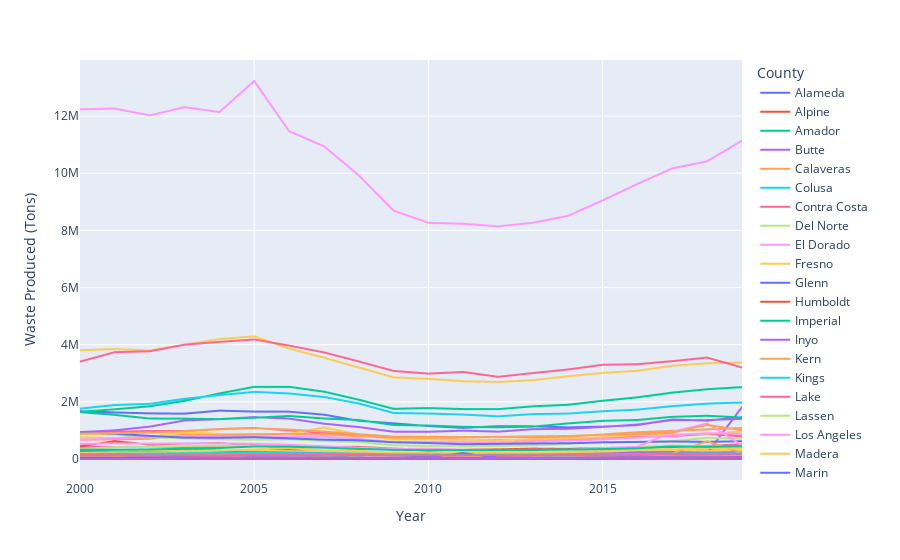

The notebook cell this image was saved under:
### Code cell
fig = px.line(complete_feature_df, x="Year", y="Waste Produced (Tons)", color='County')
fig.show()

### Figure 1 — Plotly figure (JSON) as saved in the notebook; plotly's stock layout.template omitted (floating-point values rounded to 4 significant figures)
{"data": [{"hovertemplate": "County=Alameda<br>Year=%{x}<br>Waste Produced (Tons)=%{y}<extra></extra>", "legendgroup": "Alameda", "line": {"color": "#636efa", "dash": "solid"}, "mode": "lines", "name": "Alameda", "showlegend": true, "type": "scattergl", "x": [2000, 2001, 2002, 2003, 2004, 2005, 2006, 2007, 2008, 2009, 2010, 2011, 2012, 2013, 2014, 2015, 2016, 2017, 2018, 2019], "xaxis": "x", "y": [1676000.0, 1629000.0, 1596803, 1585000.0, 1692000.0, 1660000.0, 1656000.0, 1551000.0, 1338000.0, 1246000.0, 1152000.0, 1090000.0, 1148000.0, 1143000.0, 1107000.0, 1131000.0, 1188000.0, 1381000.0, 1342000.0, 1465000.0], "yaxis": "y"}, {"hovertemplate": "County=Alpine<br>Year=%{x}<br>Waste Produced (Tons)=%{y}<extra></extra>", "legendgroup": "Alpine", "line": {"color": "#EF553B", "dash": "solid"}, "mode": "lines", "name": "Alpine", "showlegend": true, "type": "scattergl", "x": [2000, 2001, 2002, 2003, 2004, 2005, 2006, 2007, 2008, 2009, 2010, 2011, 2012, 2013, 2014, 2015, 2016, 2017, 2018, 2019], "xaxis": "x", "y": [745, 728, 1155.0, 2742.0, 1940.0, 1912.0, 2280.0, 2504.0, 2146.0, 1301.0, 1191.0, 1356.0, 1269.0, 1239.0, 1061.0, 909.3, 750.6, 386.7, 566.9, 566.2], "yaxis": "y"}, {"hovertemplate": "County=Amador<br>Year=%{x}<br>Waste Produced (Tons)=%{y}<extra></extra>", "legendgroup": "Amador", "line": {"color": "#00cc96", "dash": "solid"}, "mode": "lines", "name": "Amador", "showlegend": true, "type": "scattergl", "x": [2000, 2001, 2002, 2003, 2004, 2005, 2006, 2007, 2008, 2009, 2010, 2011, 2012, 2013, 2014, 2015, 2016, 2017, 2018, 2019], "xaxis": "x", "y": [41060.0, 38800.0, 39290.0, 43420.0, 40010.0, 53650.0, 47720.0, 41210.0, 35690.0, 35130.0, 32010.0, 30470.0, 27460.0, 28790.0, 27620.0, 31240.0, 31810.0, 37130.0, 37920.0, 35770.0], "yaxis": "y"}, {"hovertemplate": "County=Butte<br>Year=%{x}<br>Waste Produced (Tons)=%{y}<extra></extra>", "legendgroup": "Butte", "line": {"color": "#ab63fa", "dash": "solid"}, "mode": "lines", "name": "Butte", "showlegend": true, "type": "scattergl", "x": [2000, 2001, 2002, 2003, 2004, 2005, 2006, 2007, 2008, 2009, 2010, 2011, 2012, 2013, 2014, 2015, 2016, 2017, 2018, 2019], "xaxis": "x", "y": [203900.0, 206100.0, 208200.0, 221100.0, 227900.0, 220500.0, 209200.0, 216900.0, 200800.0, 174600.0, 185000.0, 186200.0, 196600.0, 175300.0, 177100.0, 181400.0, 196700.0, 223200.0, 206800.0, 1818000.0], "yaxis": "y"}, {"hovertemplate": "County=Calaveras<br>Year=%{x}<br>Waste Produced (Tons)=%{y}<extra></extra>", "legendgroup": "Calaveras", "line": {"color": "#FFA15A", "dash": "solid"}, "mode": "lines", "name": "Calaveras", "showlegend": true, "type": "scattergl", "x": [2000, 2001, 2002, 2003, 2004, 2005, 2006, 2007, 2008, 2009, 2010, 2011, 2012, 2013, 2014, 2015, 2016, 2017, 2018, 2019], "xaxis": "x", "y": [34110.0, 35810.0, 39110.0, 45340.0, 48830.0, 53200.0, 49480.0, 49490.0, 39710.0, 34120.0, 36450.0, 35420.0, 32700.0, 32030.0, 31740.0, 57040.0, 142800.0, 37390.0, 39860.0, 35660.0], "yaxis": "y"}, {"hovertemplate": "County=Colusa<br>Year=%{x}<br>Waste Produced (Tons)=%{y}<extra></extra>", "legendgroup": "Colusa", "line": {"color": "#19d3f3", "dash": "solid"}, "mode": "lines", "name": "Colusa", "showlegend": true, "type": "scattergl", "x": [2000, 2001, 2002, 2003, 2004, 2005, 2006, 2007, 2008, 2009, 2010, 2011, 2012, 2013, 2014, 2015, 2016, 2017, 2018, 2019], "xaxis": "x", "y": [21300.0, 19380.0, 20190.0, 20370.0, 21230.0, 24060.0, 22400.0, 22830.0, 23750.0, 20900.0, 22460.0, 21240.0, 22040.0, 17460.0, 20430.0, 20590.0, 23520.0, 24600.0, 23690.0, 23740.0], "yaxis": "y"}, {"hovertemplate": "County=Contra Costa<br>Year=%{x}<br>Waste Produced (Tons)=%{y}<extra></extra>", "legendgroup": "Contra Costa", "line": {"color": "#FF6692", "dash": "solid"}, "mode": "lines", "name": "Contra Costa", "showlegend": true, "type": "scattergl", "x": [2000, 2001, 2002, 2003, 2004, 2005, 2006, 2007, 2008, 2009, 2010, 2011, 2012, 2013, 2014, 2015, 2016, 2017, 2018, 2019], "xaxis": "x", "y": [864100.0, 950400.0, 981300.0, 977600.0, 1048000.0, 1087000.0, 1000000.0, 918500.0, 854900.0, 726100.0, 718900.0, 673900.0, 667900.0, 672000.0, 686100.0, 719100.0, 767600.0, 801300.0, 875900.0, 794500.0], "yaxis": "y"}, {"hovertemplate": "County=Del Norte<br>Year=%{x}<br>Waste Produced (Tons)=%{y}<extra></extra>", "legendgroup": "Del Norte", "line": {"color": "#B6E880", "dash": "solid"}, "mode": "lines", "name": "Del Norte", "showlegend": true, "type": "scattergl", "x": [2000, 2001, 2002, 2003, 2004, 2005, 2006, 2007, 2009, 2010, 2011, 2012, 2013, 2014, 2015, 2016, 2017, 2018, 2019], "xaxis": "x", "y": [18650.0, 18770.0, 19140.0, 20330.0, 22990.0, 5759.0, 4.67, 3.68, 22.48, 112.5, 23.51, 79.7, 169.1, 118.9, 47.33, 73.44, 194.0, 203.3, 88.71], "yaxis": "y"}, {"hovertemplate": "County=El Dorado<br>Year=%{x}<br>Waste Produced (Tons)=%{y}<extra></extra>", "legendgroup": "El Dorado", "line": {"color": "#FF97FF", "dash": "solid"}, "mode": "lines", "name": "El Dorado", "showlegend": true, "type": "scattergl", "x": [2000, 2001, 2002, 2003, 2004, 2005, 2006, 2007, 2008, 2009, 2010, 2011, 2012, 2013, 2014, 2015, 2016, 2017, 2018, 2019], "xaxis": "x", "y": [5319.0, 6828.0, 10510.0, 17140.0, 37990.0, 61390.0, 85060.0, 104100.0, 116500.0, 96470.0, 87370.0, 91100.0, 91230.0, 94550.0, 97790.0, 91690.0, 109900.0, 101900.0, 121300.0, 121500.0], "yaxis": "y"}, {"hovertemplate": "County=Fresno<br>Year=%{x}<br>Waste Produced (Tons)=%{y}<extra></extra>", "legendgroup": "Fresno", "line": {"color": "#FECB52", "dash": "solid"}, "mode": "lines", "name": "Fresno", "showlegend": true, "type": "scattergl", "x": [2000, 2001, 2002, 2003, 2004, 2005, 2006, 2007, 2008, 2009, 2010, 2011, 2012, 2013, 2014, 2015, 2016, 2017, 2018, 2019], "xaxis": "x", "y": [764000.0, 733100.0, 773200.0, 945200.0, 877500.0, 873200.0, 877800.0, 1102000.0, 859200.0, 678900.0, 684500.0, 677000.0, 654800.0, 689000.0, 718500.0, 765400.0, 835800.0, 854100.0, 879900.0, 965000.0], "yaxis": "y"}, {"hovertemplate": "County=Glenn<br>Year=%{x}<br>Waste Produced (Tons)=%{y}<extra></extra>", "legendgroup": "Glenn", "line": {"color": "#636efa", "dash": "solid"}, "mode": "lines", "name": "Glenn", "showlegend": true, "type": "scattergl", "x": [2000, 2001, 2002, 2003, 2004, 2005, 2006, 2007, 2008, 2009, 2010, 2011, 2012, 2013, 2014, 2015, 2016, 2017, 2018, 2019], "xaxis": "x", "y": [19560.0, 18910.0, 20280.0, 21910.0, 23390.0, 23290.0, 22620.0, 20400.0, 21190.0, 20880.0, 19710.0, 18770.0, 19120.0, 20680.0, 20240.0, 20040.0, 21720.0, 20000.0, 22910.0, 81570.0], "yaxis": "y"}, {"hovertemplate": "County=Humboldt<br>Year=%{x}<br>Waste Produced (Tons)=%{y}<extra></extra>", "legendgroup": "Humboldt", "line": {"color": "#EF553B", "dash": "solid"}, "mode": "lines", "name": "Humboldt", "showlegend": true, "type": "scattergl", "x": [2000, 2001, 2002, 2003, 2004, 2005, 2006, 2007, 2008, 2009, 2010, 2011, 2012, 2013, 2014, 2015, 2016, 2017, 2018, 2019], "xaxis": "x", "y": [12580.0, 9429.0, 16780.0, 50640.0, 67270.0, 80490.0, 79730.0, 77740.0, 69300.0, 72030.0, 64620.0, 62920.0, 58630.0, 58980.0, 54380.0, 61040.0, 72500.0, 65800.0, 27240.0, 23040.0], "yaxis": "y"}, {"hovertemplate": "County=Imperial<br>Year=%{x}<br>Waste Produced (Tons)=%{y}<extra></extra>", "legendgroup": "Imperial", "line": {"color": "#00cc96", "dash": "solid"}, "mode": "lines", "name": "Imperial", "showlegend": true, "type": "scattergl", "x": [2000, 2001, 2002, 2003, 2004, 2005, 2006, 2007, 2008, 2009, 2010, 2011, 2012, 2013, 2014, 2015, 2016, 2017, 2018, 2019], "xaxis": "x", "y": [181600.0, 182600.0, 198500.0, 229600.0, 243800.0, 273000.0, 279400.0, 261300.0, 238800.0, 206600.0, 242200.0, 213700.0, 178900.0, 204100.0, 186900.0, 174800.0, 215900.0, 172900.0, 152300.0, 135100.0], "yaxis": "y"}, {"hovertemplate": "County=Inyo<br>Year=%{x}<br>Waste Produced (Tons)=%{y}<extra></extra>", "legendgroup": "Inyo", "line": {"color": "#ab63fa", "dash": "solid"}, "mode": "lines", "name": "Inyo", "showlegend": true, "type": "scattergl", "x": [2000, 2001, 2002, 2003, 2004, 2005, 2006, 2007, 2008, 2009, 2010, 2011, 2012, 2013, 2014, 2015, 2016, 2017, 2018, 2019], "xaxis": "x", "y": [16280.0, 17630.0, 18980.0, 15030.0, 13160.0, 19970.0, 18600.0, 18570.0, 16130.0, 17610.0, 24660.0, 25630.0, 20400.0, 19430.0, 16990.0, 16820.0, 19640.0, 20820.0, 20890.0, 18040.0], "yaxis": "y"}, {"hovertemplate": "County=Kern<br>Year=%{x}<br>Waste Produced (Tons)=%{y}<extra></extra>", "legendgroup": "Kern", "line": {"color": "#FFA15A", "dash": "solid"}, "mode": "lines", "name": "Kern", "showlegend": true, "type": "scattergl", "x": [2000, 2001, 2002, 2003, 2004, 2005, 2006, 2007, 2008, 2009, 2010, 2011, 2012, 2013, 2014, 2015, 2016, 2017, 2018, 2019], "xaxis": "x", "y": [669600.0, 689400.0, 705700.0, 858900.0, 831400.0, 859300.0, 880000.0, 865300.0, 794900.0, 752800.0, 753400.0, 757000.0, 777400.0, 759100.0, 787100.0, 858900.0, 938500.0, 985200.0, 1036000.0, 1086000.0], "yaxis": "y"}, {"hovertemplate": "County=Kings<br>Year=%{x}<br>Waste Produced (Tons)=%{y}<extra></extra>", "legendgroup": "Kings", "line": {"color": "#19d3f3", "dash": "solid"}, "mode": "lines", "name": "Kings", "showlegend": true, "type": "scattergl", "x": [2000, 2001, 2002, 2003, 2004, 2005, 2006, 2007, 2008, 2009, 2010, 2011, 2012, 2013, 2014, 2015, 2016, 2017, 2018, 2019], "xaxis": "x", "y": [93870.0, 97320.0, 101500.0, 106200.0, 109200.0, 127400.0, 123400.0, 120700.0, 108300.0, 98500.0, 96730.0, 101100.0, 94750.0, 81870.0, 95220.0, 95860.0, 100300.0, 107600.0, 108800.0, 115400.0], "yaxis": "y"}, {"hovertemplate": "County=Lake<br>Year=%{x}<br>Waste Produced (Tons)=%{y}<extra></extra>", "legendgroup": "Lake", "line": {"color": "#FF6692", "dash": "solid"}, "mode": "lines", "name": "Lake", "showlegend": true, "type": "scattergl", "x": [2000, 2001, 2002, 2003, 2004, 2005, 2006, 2007, 2008, 2009, 2010, 2011, 2012, 2013, 2014, 2015, 2016, 2017, 2018, 2019], "xaxis": "x", "y": [46780.0, 47230.0, 48420.0, 46430.0, 48180.0, 50450.0, 56650.0, 53670.0, 48800.0, 42820.0, 41150.0, 40840.0, 35630.0, 38640.0, 37420.0, 189600.0, 133300.0, 98390.0, 92770.0, 53240.0], "yaxis": "y"}, {"hovertemplate": "County=Lassen<br>Year=%{x}<br>Waste Produced (Tons)=%{y}<extra></extra>", "legendgroup": "Lassen", "line": {"color": "#B6E880", "dash": "solid"}, "mode": "lines", "name": "Lassen", "showlegend": true, "type": "scattergl", "x": [2000, 2001, 2002, 2003, 2004, 2005, 2006, 2007, 2008, 2009, 2010, 2011, 2012, 2013, 2014, 2015, 2016, 2017, 2018, 2019], "xaxis": "x", "y": [11490.0, 12700.0, 20990.0, 24450.0, 24620.0, 24380.0, 25150.0, 21400.0, 22160.0, 20610.0, 19890.0, 19820.0, 17980.0, 18120.0, 19860.0, 20780.0, 19880.0, 21100.0, 20760.0, 22340.0], "yaxis": "y"}, {"hovertemplate": "County=Los Angeles<br>Year=%{x}<br>Waste Produced (Tons)=%{y}<extra></extra>", "legendgroup": "Los Angeles", "line": {"color": "#FF97FF", "dash": "solid"}, "mode": "lines", "name": "Los Angeles", "showlegend": true, "type": "scattergl", "x": [2000, 2001, 2002, 2003, 2004, 2005, 2006, 2007, 2008, 2009, 2010, 2011, 2012, 2013, 2014, 2015, 2016, 2017, 2018, 2019], "xaxis": "x", "y": [12240000.0, 12260000.0, 12020000.0, 12310000.0, 12140000.0, 13230000.0, 11470000.0, 10940000.0, 9927000.0, 8689000.0, 8264000.0, 8234000.0, 8142000.0, 8266000.0, 8507000.0, 9050000.0, 9625000.0, 10170000.0, 10420000.0, 11140000.0], "yaxis": "y"}, {"hovertemplate": "County=Madera<br>Year=%{x}<br>Waste Produced (Tons)=%{y}<extra></extra>", "legendgroup": "Madera", "line": {"color": "#FECB52", "dash": "solid"}, "mode": "lines", "name": "Madera", "showlegend": true, "type": "scattergl", "x": [2000, 2001, 2002, 2003, 2004, 2005, 2006, 2007, 2008, 2009, 2010, 2011, 2012, 2013, 2014, 2015, 2016, 2017, 2018, 2019], "xaxis": "x", "y": [98320.0, 103600.0, 106900.0, 116400.0, 126600.0, 144100.0, 160800.0, 137700.0, 129800.0, 120700.0, 118500.0, 111500.0, 117400.0, 114500.0, 110700.0, 122900.0, 138500.0, 136600.0, 143700.0, 158600.0], "yaxis": "y"}, {"hovertemplate": "County=Marin<br>Year=%{x}<br>Waste Produced (Tons)=%{y}<extra></extra>", "legendgroup": "Marin", "line": {"color": "#636efa", "dash": "solid"}, "mode": "lines", "name": "Marin", "showlegend": true, "type": "scattergl", "x": [2000, 2001, 2002, 2003, 2004, 2005, 2006, 2007, 2008, 2009, 2010, 2011, 2012, 2013, 2014, 2015, 2016, 2017, 2018, 2019], "xaxis": "x", "y": [216200.0, 236600.0, 227400.0, 228800.0, 225000.0, 237100.0, 243000.0, 229300.0, 210800.0, 179900.0, 180100.0, 174500.0, 180700.0, 184500.0, 177000.0, 188100.0, 223100.0, 231700.0, 250500.0, 241300.0], "yaxis": "y"}, {"hovertemplate": "County=Mariposa<br>Year=%{x}<br>Waste Produced (Tons)=%{y}<extra></extra>", "legendgroup": "Mariposa", "line": {"color": "#EF553B", "dash": "solid"}, "mode": "lines", "name": "Mariposa", "showlegend": true, "type": "scattergl", "x": [2000, 2001, 2002, 2003, 2004, 2005, 2006, 2007, 2008, 2009, 2010, 2011, 2012, 2013, 2014, 2015, 2016, 2017, 2018, 2019], "xaxis": "x", "y": [12680.0, 11730.0, 12650.0, 10530.0, 11580.0, 15570.0, 16420.0, 14150.0, 12830.0, 11330.0, 12010.0, 13130.0, 11360.0, 15420.0, 12490.0, 12084, 14390.0, 34560.0, 13710.0, 27390.0], "yaxis": "y"}, {"hovertemplate": "County=Mendocino<br>Year=%{x}<br>Waste Produced (Tons)=%{y}<extra></extra>", "legendgroup": "Mendocino", "line": {"color": "#00cc96", "dash": "solid"}, "mode": "lines", "name": "Mendocino", "showlegend": true, "type": "scattergl", "x": [2000, 2001, 2002, 2003, 2004, 2005, 2006, 2007, 2008, 2009, 2010, 2011, 2012, 2013, 2014, 2015, 2016, 2017, 2018, 2019], "xaxis": "x", "y": [59580.0, 60050.0, 67600.0, 72260.0, 78920.0, 73070.0, 82140.0, 72550.0, 65400.0, 52480.0, 48520.0, 50930.0, 51220.0, 56430.0, 55100.0, 65690.0, 62370.0, 91990.0, 122200.0, 48910.0], "yaxis": "y"}, {"hovertemplate": "County=Merced<br>Year=%{x}<br>Waste Produced (Tons)=%{y}<extra></extra>", "legendgroup": "Merced", "line": {"color": "#ab63fa", "dash": "solid"}, "mode": "lines", "name": "Merced", "showlegend": true, "type": "scattergl", "x": [2000, 2001, 2002, 2003, 2004, 2005, 2006, 2007, 2008, 2009, 2010, 2011, 2012, 2013, 2014, 2015, 2016, 2017, 2018, 2019], "xaxis": "x", "y": [206500.0, 213600.0, 229700.0, 249500.0, 265300.0, 290700.0, 278400.0, 257300.0, 238900.0, 224100.0, 212500.0, 209800.0, 201900.0, 207800.0, 234400.0, 233900.0, 249400.0, 268600.0, 264600.0, 277500.0], "yaxis": "y"}, {"hovertemplate": "County=Modoc<br>Year=%{x}<br>Waste Produced (Tons)=%{y}<extra></extra>", "legendgroup": "Modoc", "line": {"color": "#FFA15A", "dash": "solid"}, "mode": "lines", "name": "Modoc", "showlegend": true, "type": "scattergl", "x": [2000, 2004, 2009, 2011, 2012, 2013, 2014, 2015, 2016, 2017, 2018, 2019], "xaxis": "x", "y": [72, 2.27, 18.58, 15.19, 107.9, 17.14, 4.23, 2.4, 5.26, 18.29, 60.61, 11540.0], "yaxis": "y"}, {"hovertemplate": "County=Mono<br>Year=%{x}<br>Waste Produced (Tons)=%{y}<extra></extra>", "legendgroup": "Mono", "line": {"color": "#19d3f3", "dash": "solid"}, "mode": "lines", "name": "Mono", "showlegend": true, "type": "scattergl", "x": [2000, 2001, 2002, 2003, 2004, 2005, 2006, 2007, 2008, 2009, 2010, 2011, 2012, 2013, 2014, 2015, 2016, 2017, 2018, 2019], "xaxis": "x", "y": [27230.0, 30790.0, 27370.0, 30230.0, 27860.0, 34240.0, 38760.0, 33540.0, 28010.0, 22170.0, 20650.0, 21420.0, 21360.0, 19780.0, 18770.0, 22030.0, 22220.0, 23810.0, 23080.0, 27670.0], "yaxis": "y"}, {"hovertemplate": "County=Monterey<br>Year=%{x}<br>Waste Produced (Tons)=%{y}<extra></extra>", "legendgroup": "Monterey", "line": {"color": "#FF6692", "dash": "solid"}, "mode": "lines", "name": "Monterey", "showlegend": true, "type": "scattergl", "x": [2000, 2001, 2002, 2003, 2004, 2005, 2006, 2007, 2008, 2009, 2010, 2011, 2012, 2013, 2014, 2015, 2016, 2017, 2018, 2019], "xaxis": "x", "y": [422300.0, 421200.0, 424500.0, 426100.0, 447100.0, 468700.0, 448100.0, 416300.0, 387400.0, 351205, 345000.0, 326900.0, 326000.0, 339600.0, 348300.0, 365000.0, 406000.0, 445100.0, 454600.0, 516500.0], "yaxis": "y"}, {"hovertemplate": "County=Napa<br>Year=%{x}<br>Waste Produced (Tons)=%{y}<extra></extra>", "legendgroup": "Napa", "line": {"color": "#B6E880", "dash": "solid"}, "mode": "lines", "name": "Napa", "showlegend": true, "type": "scattergl", "x": [2000, 2001, 2002, 2003, 2004, 2005, 2006, 2007, 2008, 2009, 2010, 2011, 2012, 2013, 2014, 2015, 2016, 2017, 2018, 2019], "xaxis": "x", "y": [133800.0, 160400.0, 185000.0, 200500.0, 192300.0, 178400.0, 176000.0, 153700.0, 135500.0, 101200.0, 114900.0, 106200.0, 99520.0, 106600.0, 120500.0, 124300.0, 129300.0, 188300.0, 231500.0, 180700.0], "yaxis": "y"}, {"hovertemplate": "County=Nevada<br>Year=%{x}<br>Waste Produced (Tons)=%{y}<extra></extra>", "legendgroup": "Nevada", "line": {"color": "#FF97FF", "dash": "solid"}, "mode": "lines", "name": "Nevada", "showlegend": true, "type": "scattergl", "x": [2000, 2001, 2002, 2003, 2004, 2005, 2006, 2007, 2008, 2009, 2010, 2011, 2012, 2013, 2014, 2015, 2016, 2017, 2018, 2019], "xaxis": "x", "y": [17350.0, 18080.0, 22320.0, 61530.0, 64260.0, 67260.0, 66840.0, 60370.0, 56210.0, 53530.0, 53230.0, 50580.0, 33830.0, 4416.0, 6054.0, 7813.0, 4354.0, 19860.0, 6488.0, 9022.0], "yaxis": "y"}, {"hovertemplate": "County=Orange<br>Year=%{x}<br>Waste Produced (Tons)=%{y}<extra></extra>", "legendgroup": "Orange", "line": {"color": "#FECB52", "dash": "solid"}, "mode": "lines", "name": "Orange", "showlegend": true, "type": "scattergl", "x": [2000, 2001, 2002, 2003, 2004, 2005, 2006, 2007, 2008, 2009, 2010, 2011, 2012, 2013, 2014, 2015, 2016, 2017, 2018, 2019], "xaxis": "x", "y": [3803000.0, 3848000.0, 3797000.0, 3998000.0, 4197000.0, 4291000.0, 3862000.0, 3548000.0, 3203000.0, 2855000.0, 2804000.0, 2719000.0, 2696000.0, 2758000.0, 2894000.0, 3013000.0, 3087000.0, 3262000.0, 3351000.0, 3373000.0], "yaxis": "y"}, {"hovertemplate": "County=Placer<br>Year=%{x}<br>Waste Produced (Tons)=%{y}<extra></extra>", "legendgroup": "Placer", "line": {"color": "#636efa", "dash": "solid"}, "mode": "lines", "name": "Placer", "showlegend": true, "type": "scattergl", "x": [2000, 2001, 2002, 2003, 2004, 2005, 2006, 2007, 2008, 2009, 2010, 2011, 2012, 2013, 2014, 2015, 2016, 2017, 2018, 2019], "xaxis": "x", "y": [213400.0, 246000.0, 263800.0, 292000.0, 303300.0, 305700.0, 310800.0, 291000.0, 251600.0, 223400.0, 218400.0, 211000.0, 208400.0, 223500.0, 227700.0, 245000.0, 266400.0, 291100.0, 303900.0, 281600.0], "yaxis": "y"}, {"hovertemplate": "County=Plumas<br>Year=%{x}<br>Waste Produced (Tons)=%{y}<extra></extra>", "legendgroup": "Plumas", "line": {"color": "#EF553B", "dash": "solid"}, "mode": "lines", "name": "Plumas", "showlegend": true, "type": "scattergl", "x": [2000, 2001, 2002, 2003, 2004, 2005, 2006, 2007, 2008, 2009, 2010, 2011, 2012, 2013, 2014, 2015, 2016, 2017, 2018, 2019], "xaxis": "x", "y": [1311.0, 1249.0, 1043.0, 822.5, 253.8, 147.4, 138.0, 623.0, 56.41, 93.59, 36.27, 158.0, 140.9, 217.6, 367.3, 740.4, 173.8, 263.6, 261, 174.0], "yaxis": "y"}, {"hovertemplate": "County=Riverside<br>Year=%{x}<br>Waste Produced (Tons)=%{y}<extra></extra>", "legendgroup": "Riverside", "line": {"color": "#00cc96", "dash": "solid"}, "mode": "lines", "name": "Riverside", "showlegend": true, "type": "scattergl", "x": [2000, 2001, 2002, 2003, 2004, 2005, 2006, 2007, 2008, 2009, 2010, 2011, 2012, 2013, 2014, 2015, 2016, 2017, 2018, 2019], "xaxis": "x", "y": [1649000.0, 1739000.0, 1845000.0, 2033000.0, 2294000.0, 2526000.0, 2526000.0, 2357000.0, 2076000.0, 1756000.0, 1783000.0, 1747000.0, 1745000.0, 1843000.0, 1897000.0, 2037000.0, 2159000.0, 2323000.0, 2442000.0, 2516000.0], "yaxis": "y"}, {"hovertemplate": "County=Sacramento<br>Year=%{x}<br>Waste Produced (Tons)=%{y}<extra></extra>", "legendgroup": "Sacramento", "line": {"color": "#ab63fa", "dash": "solid"}, "mode": "lines", "name": "Sacramento", "showlegend": true, "type": "scattergl", "x": [2000, 2001, 2002, 2003, 2004, 2005, 2006, 2007, 2008, 2009, 2010, 2011, 2012, 2013, 2014, 2015, 2016, 2017, 2018, 2019], "xaxis": "x", "y": [941100.0, 1002000.0, 1132000.0, 1347000.0, 1394000.0, 1467000.0, 1414000.0, 1236000.0, 1117000.0, 955088, 954100.0, 991900.0, 957200.0, 1044000.0, 1057000.0, 1121000.0, 1206000.0, 1360000.0, 1363000.0, 1406000.0], "yaxis": "y"}, {"hovertemplate": "County=San Benito<br>Year=%{x}<br>Waste Produced (Tons)=%{y}<extra></extra>", "legendgroup": "San Benito", "line": {"color": "#FFA15A", "dash": "solid"}, "mode": "lines", "name": "San Benito", "showlegend": true, "type": "scattergl", "x": [2000, 2001, 2002, 2003, 2004, 2005, 2006, 2007, 2008, 2009, 2010, 2011, 2012, 2013, 2014, 2015, 2016, 2017, 2018, 2019], "xaxis": "x", "y": [66430.0, 64540.0, 60230.0, 65500.0, 62120.0, 59800.0, 59440.0, 55680.0, 48790.0, 49910.0, 52730.0, 52460.0, 55800.0, 54190.0, 50510.0, 72450.0, 74480.0, 80250.0, 86460.0, 88180.0], "yaxis": "y"}, {"hovertemplate": "County=San Bernardino<br>Year=%{x}<br>Waste Produced (Tons)=%{y}<extra></extra>", "legendgroup": "San Bernardino", "line": {"color": "#19d3f3", "dash": "solid"}, "mode": "lines", "name": "San Bernardino", "showlegend": true, "type": "scattergl", "x": [2000, 2001, 2002, 2003, 2004, 2005, 2006, 2007, 2008, 2009, 2010, 2011, 2012, 2013, 2014, 2015, 2016, 2017, 2018, 2019], "xaxis": "x", "y": [1762000.0, 1889000.0, 1931000.0, 2107000.0, 2235000.0, 2349000.0, 2292000.0, 2172000.0, 1943000.0, 1610000.0, 1592000.0, 1555000.0, 1492000.0, 1571000.0, 1589000.0, 1671000.0, 1728000.0, 1850000.0, 1939000.0, 1978000.0], "yaxis": "y"}, {"hovertemplate": "County=San Diego<br>Year=%{x}<br>Waste Produced (Tons)=%{y}<extra></extra>", "legendgroup": "San Diego", "line": {"color": "#FF6692", "dash": "solid"}, "mode": "lines", "name": "San Diego", "showlegend": true, "type": "scattergl", "x": [2000, 2001, 2002, 2003, 2004, 2005, 2006, 2007, 2008, 2009, 2010, 2011, 2012, 2013, 2014, 2015, 2016, 2017, 2018, 2019], "xaxis": "x", "y": [3408000.0, 3739000.0, 3768000.0, 4001000.0, 4099000.0, 4182000.0, 3969000.0, 3730000.0, 3414000.0, 3081000.0, 2987000.0, 3045000.0, 2875000.0, 3007000.0, 3132000.0, 3296000.0, 3317000.0, 3424000.0, 3549000.0, 3201000.0], "yaxis": "y"}, {"hovertemplate": "County=San Francisco<br>Year=%{x}<br>Waste Produced (Tons)=%{y}<extra></extra>", "legendgroup": "San Francisco", "line": {"color": "#B6E880", "dash": "solid"}, "mode": "lines", "name": "San Francisco", "showlegend": true, "type": "scattergl", "x": [2000, 2001, 2002, 2003, 2004, 2005, 2006, 2007, 2008, 2009, 2010, 2011, 2012, 2013, 2014, 2015, 2016, 2017, 2018, 2019], "xaxis": "x", "y": [872700.0, 856100.0, 758700.0, 718900.0, 691600.0, 675300.0, 695600.0, 628900.0, 594700.0, 484800.0, 455300.0, 446600.0, 454600.0, 476400.0, 529500.0, 590100, 600200.0, 627000.0, 739700.0, 713000.0], "yaxis": "y"}, {"hovertemplate": "County=San Joaquin<br>Year=%{x}<br>Waste Produced (Tons)=%{y}<extra></extra>", "legendgroup": "San Joaquin", "line": {"color": "#FF97FF", "dash": "solid"}, "mode": "lines", "name": "San Joaquin", "showlegend": true, "type": "scattergl", "x": [2000, 2001, 2002, 2003, 2004, 2005, 2006, 2007, 2008, 2009, 2010, 2011, 2012, 2013, 2014, 2015, 2016, 2017, 2018, 2019], "xaxis": "x", "y": [677300.0, 721100.0, 775200.0, 804400.0, 776900.0, 784400.0, 785100.0, 776200.0, 699600.0, 592100.0, 601800.0, 596700.0, 580900.0, 614700.0, 639200.0, 684300.0, 746000.0, 824600.0, 903700.0, 880200.0], "yaxis": "y"}, {"hovertemplate": "County=San Luis Obispo<br>Year=%{x}<br>Waste Produced (Tons)=%{y}<extra></extra>", "legendgroup": "San Luis Obispo", "line": {"color": "#FECB52", "dash": "solid"}, "mode": "lines", "name": "San Luis Obispo", "showlegend": true, "type": "scattergl", "x": [2000, 2001, 2002, 2003, 2004, 2005, 2006, 2007, 2008, 2009, 2010, 2011, 2012, 2013, 2014, 2015, 2016, 2017, 2018, 2019], "xaxis": "x", "y": [257300.0, 293700.0, 271200.0, 284700.0, 287800.0, 289200.0, 274400.0, 263900.0, 236892, 231400.0, 227000.0, 229000.0, 215300.0, 234900.0, 243400.0, 255700.0, 299700.0, 310400.0, 290200.0, 288400.0], "yaxis": "y"}, {"hovertemplate": "County=San Mateo<br>Year=%{x}<br>Waste Produced (Tons)=%{y}<extra></extra>", "legendgroup": "San Mateo", "line": {"color": "#636efa", "dash": "solid"}, "mode": "lines", "name": "San Mateo", "showlegend": true, "type": "scattergl", "x": [2000, 2001, 2002, 2003, 2004, 2005, 2006, 2007, 2008, 2009, 2010, 2011, 2012, 2013, 2014, 2015, 2016, 2017, 2018, 2019], "xaxis": "x", "y": [911600.0, 883200.0, 808900.0, 747400.0, 744200.0, 760900.0, 722500.0, 677000.0, 655500.0, 586000.0, 557600.0, 518300.0, 530800.0, 543700.0, 550700.0, 584000.0, 597100.0, 612400.0, 598800.0, 623400.0], "yaxis": "y"}, {"hovertemplate": "County=Santa Barbara<br>Year=%{x}<br>Waste Produced (Tons)=%{y}<extra></extra>", "legendgroup": "Santa Barbara", "line": {"color": "#EF553B", "dash": "solid"}, "mode": "lines", "name": "Santa Barbara", "showlegend": true, "type": "scattergl", "x": [2000, 2001, 2002, 2003, 2004, 2005, 2006, 2007, 2008, 2009, 2010, 2011, 2012, 2013, 2014, 2015, 2016, 2017, 2018, 2019], "xaxis": "x", "y": [446300.0, 622900.0, 505400.0, 541500.0, 559100.0, 493200.0, 442100.0, 427400.0, 422600.0, 362900.0, 339700.0, 329200.0, 335200.0, 362200.0, 353100.0, 388200.0, 415700.0, 417400.0, 455100.0, 435100.0], "yaxis": "y"}, {"hovertemplate": "County=Santa Clara<br>Year=%{x}<br>Waste Produced (Tons)=%{y}<extra></extra>", "legendgroup": "Santa Clara", "line": {"color": "#00cc96", "dash": "solid"}, "mode": "lines", "name": "Santa Clara", "showlegend": true, "type": "scattergl", "x": [2000, 2001, 2002, 2003, 2004, 2005, 2006, 2007, 2008, 2009, 2010, 2011, 2012, 2013, 2014, 2015, 2016, 2017, 2018, 2019], "xaxis": "x", "y": [1640000.0, 1545000.0, 1416000.0, 1412000.0, 1394000.0, 1443000.0, 1506000.0, 1417000.0, 1364000.0, 1189000.0, 1171000.0, 1126000.0, 1109000.0, 1133000.0, 1244000.0, 1335000.0, 1366000.0, 1476000.0, 1513000.0, 1452000.0], "yaxis": "y"}, {"hovertemplate": "County=Santa Cruz<br>Year=%{x}<br>Waste Produced (Tons)=%{y}<extra></extra>", "legendgroup": "Santa Cruz", "line": {"color": "#ab63fa", "dash": "solid"}, "mode": "lines", "name": "Santa Cruz", "showlegend": true, "type": "scattergl", "x": [2000, 2001, 2002, 2003, 2004, 2005, 2006, 2007, 2008, 2009, 2010, 2011, 2012, 2013, 2014, 2015, 2016, 2017, 2018, 2019], "xaxis": "x", "y": [269700.0, 247000.0, 240500.0, 242200.0, 248200.0, 242200.0, 221000.0, 207000.0, 186300.0, 168300.0, 169500.0, 164900.0, 163600.0, 161800.0, 171700.0, 191700.0, 211000.0, 213400.0, 225500.0, 234700.0], "yaxis": "y"}, {"hovertemplate": "County=Shasta<br>Year=%{x}<br>Waste Produced (Tons)=%{y}<extra></extra>", "legendgroup": "Shasta", "line": {"color": "#FFA15A", "dash": "solid"}, "mode": "lines", "name": "Shasta", "showlegend": true, "type": "scattergl", "x": [2000, 2001, 2002, 2003, 2004, 2005, 2006, 2007, 2008, 2009, 2010, 2011, 2012, 2013, 2014, 2015, 2016, 2017, 2018, 2019], "xaxis": "x", "y": [171100.0, 164500.0, 168900.0, 177700.0, 189000.0, 186600.0, 187900.0, 186200.0, 167700.0, 151100.0, 147100.0, 153100.0, 145000.0, 163200.0, 155600.0, 164800.0, 177300.0, 197600.0, 623700.0, 200200.0], "yaxis": "y"}, {"hovertemplate": "County=Sierra<br>Year=%{x}<br>Waste Produced (Tons)=%{y}<extra></extra>", "legendgroup": "Sierra", "line": {"color": "#19d3f3", "dash": "solid"}, "mode": "lines", "name": "Sierra", "showlegend": true, "type": "scattergl", "x": [2000, 2001, 2002, 2003, 2004, 2005, 2006, 2007, 2008, 2009, 2010, 2011, 2012, 2013, 2014, 2015, 2016, 2017, 2019], "xaxis": "x", "y": [2820, 2721.0, 2382.0, 2808, 2388.0, 3553.0, 3461.0, 3925.0, 2759, 2102.0, 2559, 2123.0, 2136.0, 2461, 2907.0, 2244.0, 2675.0, 1288.0, 15.34], "yaxis": "y"}, {"hovertemplate": "County=Siskiyou<br>Year=%{x}<br>Waste Produced (Tons)=%{y}<extra></extra>", "legendgroup": "Siskiyou", "line": {"color": "#FF6692", "dash": "solid"}, "mode": "lines", "name": "Siskiyou", "showlegend": true, "type": "scattergl", "x": [2000, 2001, 2002, 2003, 2004, 2005, 2006, 2007, 2008, 2009, 2010, 2011, 2012, 2013, 2014, 2015, 2016, 2017, 2018, 2019], "xaxis": "x", "y": [15340.0, 15770, 14672, 13160.0, 21480, 31500.0, 34450.0, 33790.0, 32440.0, 29200.0, 29320.0, 29550.0, 28320.0, 26780.0, 22660.0, 101.2, 335.4, 305.5, 3440.0, 951.7], "yaxis": "y"}, {"hovertemplate": "County=Solano<br>Year=%{x}<br>Waste Produced (Tons)=%{y}<extra></extra>", "legendgroup": "Solano", "line": {"color": "#B6E880", "dash": "solid"}, "mode": "lines", "name": "Solano", "showlegend": true, "type": "scattergl", "x": [2000, 2001, 2002, 2003, 2004, 2005, 2006, 2007, 2008, 2009, 2010, 2011, 2012, 2013, 2014, 2015, 2016, 2017, 2018, 2019], "xaxis": "x", "y": [353800.0, 412900.0, 424600.0, 456700.0, 464500.0, 456200.0, 465700.0, 421800.0, 388300.0, 339300.0, 328000.0, 312800.0, 307800.0, 323300.0, 331900.0, 351700.0, 430600.0, 472700.0, 442000.0, 437600.0], "yaxis": "y"}, {"hovertemplate": "County=Sonoma<br>Year=%{x}<br>Waste Produced (Tons)=%{y}<extra></extra>", "legendgroup": "Sonoma", "line": {"color": "#FF97FF", "dash": "solid"}, "mode": "lines", "name": "Sonoma", "showlegend": true, "type": "scattergl", "x": [2000, 2001, 2002, 2003, 2004, 2005, 2006, 2007, 2008, 2009, 2010, 2011, 2012, 2013, 2014, 2015, 2016, 2017, 2018, 2019], "xaxis": "x", "y": [531400.0, 543000.0, 538100.0, 544800.0, 545500.0, 532300.0, 499100.0, 445400.0, 400300.0, 351700.0, 362800.0, 326900.0, 307800.0, 322100.0, 326300.0, 388400.0, 427400.0, 948800.0, 1246000.0, 472800.0], "yaxis": "y"}, {"hovertemplate": "County=Stanislaus<br>Year=%{x}<br>Waste Produced (Tons)=%{y}<extra></extra>", "legendgroup": "Stanislaus", "line": {"color": "#FECB52", "dash": "solid"}, "mode": "lines", "name": "Stanislaus", "showlegend": true, "type": "scattergl", "x": [2000, 2001, 2002, 2003, 2004, 2005, 2006, 2007, 2008, 2009, 2010, 2011, 2012, 2013, 2014, 2015, 2016, 2017, 2018, 2019], "xaxis": "x", "y": [207900.0, 238900.0, 225900.0, 246200.0, 297700.0, 334500.0, 379200.0, 302700.0, 287700.0, 189600.0, 217700.0, 207355, 214200.0, 226500.0, 243300.0, 308900.0, 340400.0, 336100.0, 391700.0, 365600.0], "yaxis": "y"}, {"hovertemplate": "County=Tehama<br>Year=%{x}<br>Waste Produced (Tons)=%{y}<extra></extra>", "legendgroup": "Tehama", "line": {"color": "#636efa", "dash": "solid"}, "mode": "lines", "name": "Tehama", "showlegend": true, "type": "scattergl", "x": [2000, 2001, 2002, 2003, 2004, 2005, 2006, 2007, 2008, 2009, 2010, 2011, 2012, 2013, 2014, 2015, 2016, 2017, 2018, 2019], "xaxis": "x", "y": [44540.0, 44890.0, 48850.0, 52670.0, 51670.0, 55550.0, 54650.0, 48040.0, 44440.0, 41590.0, 67380.0, 204600.0, 41910.0, 45320.0, 47690.0, 50250.0, 61480.0, 61810.0, 59130.0, 66280.0], "yaxis": "y"}, {"hovertemplate": "County=Trinity<br>Year=%{x}<br>Waste Produced (Tons)=%{y}<extra></extra>", "legendgroup": "Trinity", "line": {"color": "#EF553B", "dash": "solid"}, "mode": "lines", "name": "Trinity", "showlegend": true, "type": "scattergl", "x": [2000, 2001, 2002, 2003, 2004, 2005, 2006, 2007, 2008, 2009, 2010, 2011, 2012, 2013, 2014, 2015, 2016, 2017, 2018, 2019], "xaxis": "x", "y": [5979.0, 6121.0, 6892.0, 7247.0, 7389, 7663, 8371.0, 8060.0, 8017.0, 7683, 7384.0, 7742.0, 7473.0, 8294.0, 7515.0, 9529.0, 9751.0, 28010.0, 7633, 8752.0], "yaxis": "y"}, {"hovertemplate": "County=Tulare<br>Year=%{x}<br>Waste Produced (Tons)=%{y}<extra></extra>", "legendgroup": "Tulare", "line": {"color": "#00cc96", "dash": "solid"}, "mode": "lines", "name": "Tulare", "showlegend": true, "type": "scattergl", "x": [2000, 2001, 2002, 2003, 2004, 2005, 2006, 2007, 2008, 2009, 2010, 2011, 2012, 2013, 2014, 2015, 2016, 2017, 2018, 2019], "xaxis": "x", "y": [324900.0, 321300.0, 334900.0, 361300.0, 384700.0, 436900.0, 432100.0, 395400.0, 354400.0, 319200.0, 311900.0, 312000.0, 307900.0, 314500.0, 330700.0, 345800.0, 374900.0, 439200.0, 423900.0, 446600.0], "yaxis": "y"}, {"hovertemplate": "County=Tuolumne<br>Year=%{x}<br>Waste Produced (Tons)=%{y}<extra></extra>", "legendgroup": "Tuolumne", "line": {"color": "#ab63fa", "dash": "solid"}, "mode": "lines", "name": "Tuolumne", "showlegend": true, "type": "scattergl", "x": [2000, 2001, 2002, 2003, 2004, 2005, 2006, 2007, 2008, 2009, 2010, 2011, 2012, 2013, 2014, 2015, 2016, 2017, 2018, 2019], "xaxis": "x", "y": [1405.0, 2376.0, 9138.0, 43180.0, 49850.0, 49300.0, 49030.0, 48450.0, 43290.0, 40620.0, 40060.0, 37700.0, 35480.0, 37170.0, 35500.0, 37020.0, 42220.0, 45120.0, 45830.0, 46560.0], "yaxis": "y"}, {"hovertemplate": "County=Ventura<br>Year=%{x}<br>Waste Produced (Tons)=%{y}<extra></extra>", "legendgroup": "Ventura", "line": {"color": "#FFA15A", "dash": "solid"}, "mode": "lines", "name": "Ventura", "showlegend": true, "type": "scattergl", "x": [2000, 2001, 2002, 2003, 2004, 2005, 2006, 2007, 2008, 2009, 2010, 2011, 2012, 2013, 2014, 2015, 2016, 2017, 2018, 2019], "xaxis": "x", "y": [892500.0, 901200.0, 924000.0, 972900.0, 1038000.0, 1078000.0, 1030000.0, 960000.0, 869300.0, 783300.0, 778300.0, 769600.0, 774200.0, 793500.0, 804900.0, 851200.0, 866500.0, 922000.0, 1195000.0, 1003000.0], "yaxis": "y"}, {"hovertemplate": "County=Yolo<br>Year=%{x}<br>Waste Produced (Tons)=%{y}<extra></extra>", "legendgroup": "Yolo", "line": {"color": "#19d3f3", "dash": "solid"}, "mode": "lines", "name": "Yolo", "showlegend": true, "type": "scattergl", "x": [2000, 2001, 2002, 2003, 2004, 2005, 2006, 2007, 2008, 2009, 2010, 2011, 2012, 2013, 2014, 2015, 2016, 2017, 2018, 2019], "xaxis": "x", "y": [174800.0, 185400.0, 187700.0, 201400.0, 211700.0, 220100.0, 208400.0, 198400.0, 185100.0, 161000.0, 159800.0, 148200.0, 152400.0, 156500.0, 170500.0, 169200.0, 178600.0, 189000.0, 195300.0, 192300.0], "yaxis": "y"}, {"hovertemplate": "County=Yuba<br>Year=%{x}<br>Waste Produced (Tons)=%{y}<extra></extra>", "legendgroup": "Yuba", "line": {"color": "#FF6692", "dash": "solid"}, "mode": "lines", "name": "Yuba", "showlegend": true, "type": "scattergl", "x": [2000, 2001, 2002, 2003, 2004, 2005, 2006, 2007, 2008, 2009, 2010, 2011, 2012, 2013, 2014, 2015, 2016, 2017, 2018, 2019], "xaxis": "x", "y": [134100.0, 137400.0, 125400.0, 128900.0, 126800.0, 146772, 139600.0, 145900.0, 136800.0, 127600.0, 127300.0, 128400.0, 125000.0, 129100.0, 137800.0, 129400.0, 135700.0, 171300.0, 153200.0, 169500.0], "yaxis": "y"}], "layout": {"legend": {"title": {"text": "County"}, "tracegroupgap": 0}, "margin": {"t": 60}, "xaxis": {"anchor": "y", "domain": [0, 1], "title": {"text": "Year"}}, "yaxis": {"anchor": "x", "domain": [0, 1], "title": {"text": "Waste Produced (Tons)"}}}}
